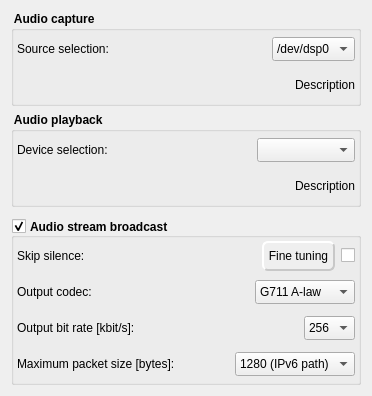
       <widget class="QWidget" name="mAudio">
        <layout class="QVBoxLayout" name="verticalLayout_2">
         <item>
          <widget class="QGroupBox" name="mGrpDevices_2">
           <property name="font">
            <font>
             <weight>75</weight>
             <bold>true</bold>
            </font>
           </property>
           <property name="title">
            <string> Audio capture </string>
           </property>
           <property name="flat">
            <bool>false</bool>
           </property>
           <layout class="QVBoxLayout" name="verticalLayout_7">
            <property name="leftMargin">
             <number>3</number>
            </property>
            <property name="topMargin">
             <number>3</number>
            </property>
            <property name="rightMargin">
             <number>3</number>
            </property>
            <property name="bottomMargin">
             <number>3</number>
            </property>
            <item>
             <layout class="QHBoxLayout" name="horizontalLayout_9">
              <item>
               <widget class="QLabel" name="mLbAudioSource">
                <property name="minimumSize">
                 <size>
                  <width>160</width>
                  <height>30</height>
                 </size>
                </property>
                <property name="font">
                 <font>
                  <weight>50</weight>
                  <bold>false</bold>
                 </font>
                </property>
                <property name="text">
                 <string>Source selection:</string>
                </property>
               </widget>
              </item>
              <item>
               <spacer name="horizontalSpacer_9">
                <property name="orientation">
                 <enum>Qt::Horizontal</enum>
                </property>
                <property name="sizeHint" stdset="0">
                 <size>
                  <width>2</width>
                  <height>20</height>
                 </size>
                </property>
               </spacer>
              </item>
              <item>
               <widget class="QComboBox" name="mCbAudioSource">
                <property name="minimumSize">
                 <size>
                  <width>0</width>
                  <height>24</height>
                 </size>
                </property>
                <property name="font">
                 <font>
                  <weight>50</weight>
                  <bold>false</bold>
                 </font>
                </property>
                <property name="currentIndex">
                 <number>0</number>
                </property>
                <item>
                 <property name="text">
                  <string>/dev/dsp0</string>
                 </property>
                </item>
               </widget>
              </item>
             </layout>
            </item>
            <item>
             <layout class="QHBoxLayout" name="horizontalLayout">
              <item>
               <spacer name="horizontalSpacer_22">
                <property name="orientation">
                 <enum>Qt::Horizontal</enum>
                </property>
                <property name="sizeType">
                 <enum>QSizePolicy::MinimumExpanding</enum>
                </property>
                <property name="sizeHint" stdset="0">
                 <size>
                  <width>5</width>
                  <height>25</height>
                 </size>
                </property>
               </spacer>
              </item>
              <item>
               <widget class="QLabel" name="label">
                <property name="minimumSize">
                 <size>
                  <width>22</width>
                  <height>22</height>
                 </size>
                </property>
                <property name="maximumSize">
                 <size>
                  <width>22</width>
                  <height>22</height>
                 </size>
                </property>
                <property name="text">
                 <string/>
                </property>
                <property name="pixmap">
                 <pixmap resource="../../resources/Icons.qrc">:/images/22_22/Hardwareinfo.png</pixmap>
                </property>
                <property name="scaledContents">
                 <bool>true</bool>
                </property>
               </widget>
              </item>
              <item>
               <widget class="QLabel" name="mLbAudioSourceInfo">
                <property name="minimumSize">
                 <size>
                  <width>0</width>
                  <height>30</height>
                 </size>
                </property>
                <property name="font">
                 <font>
                  <weight>50</weight>
                  <bold>false</bold>
                 </font>
                </property>
                <property name="text">
                 <string>Description</string>
                </property>
                <property name="textFormat">
                 <enum>Qt::PlainText</enum>
                </property>
                <property name="alignment">
                 <set>Qt::AlignRight|Qt::AlignTrailing|Qt::AlignVCenter</set>
                </property>
               </widget>
              </item>
             </layout>
            </item>
           </layout>
          </widget>
         </item>
         <item>
          <widget class="QGroupBox" name="groupBox_2">
           <property name="font">
            <font>
             <weight>75</weight>
             <bold>true</bold>
            </font>
           </property>
           <property name="title">
            <string> Audio playback </string>
           </property>
           <layout class="QVBoxLayout" name="verticalLayout_11">
            <property name="leftMargin">
             <number>3</number>
            </property>
            <property name="topMargin">
             <number>3</number>
            </property>
            <property name="rightMargin">
             <number>3</number>
            </property>
            <property name="bottomMargin">
             <number>3</number>
            </property>
            <item>
             <layout class="QHBoxLayout" name="horizontalLayout_6">
              <item>
               <widget class="QLabel" name="mLbAudioSink">
                <property name="minimumSize">
                 <size>
                  <width>160</width>
                  <height>30</height>
                 </size>
                </property>
                <property name="font">
                 <font>
                  <weight>50</weight>
                  <bold>false</bold>
                 </font>
                </property>
                <property name="text">
                 <string>Device selection:</string>
                </property>
               </widget>
              </item>
              <item>
               <spacer name="horizontalSpacer_5">
                <property name="orientation">
                 <enum>Qt::Horizontal</enum>
                </property>
                <property name="sizeHint" stdset="0">
                 <size>
                  <width>2</width>
                  <height>20</height>
                 </size>
                </property>
               </spacer>
              </item>
              <item>
               <widget class="QComboBox" name="mCbAudioSink">
                <property name="minimumSize">
                 <size>
                  <width>0</width>
                  <height>24</height>
                 </size>
                </property>
                <property name="font">
                 <font>
                  <weight>50</weight>
                  <bold>false</bold>
                 </font>
                </property>
                <property name="currentIndex">
                 <number>-1</number>
                </property>
                <item>
                 <property name="text">
                  <string>SDL: default</string>
                 </property>
                </item>
               </widget>
              </item>
             </layout>
            </item>
            <item>
             <layout class="QHBoxLayout" name="horizontalLayout_25">
              <item>
               <spacer name="horizontalSpacer_26">
                <property name="orientation">
                 <enum>Qt::Horizontal</enum>
                </property>
                <property name="sizeType">
                 <enum>QSizePolicy::MinimumExpanding</enum>
                </property>
                <property name="sizeHint" stdset="0">
                 <size>
                  <width>5</width>
                  <height>20</height>
                 </size>
                </property>
               </spacer>
              </item>
              <item>
               <widget class="QLabel" name="label_5">
                <property name="minimumSize">
                 <size>
                  <width>22</width>
                  <height>22</height>
                 </size>
                </property>
                <property name="maximumSize">
                 <size>
                  <width>22</width>
                  <height>22</height>
                 </size>
                </property>
                <property name="text">
                 <string/>
                </property>
                <property name="pixmap">
                 <pixmap resource="../../resources/Icons.qrc">:/images/22_22/Hardwareinfo.png</pixmap>
                </property>
                <property name="scaledContents">
                 <bool>true</bool>
                </property>
               </widget>
              </item>
              <item>
               <widget class="QLabel" name="mLbAudioSinkInfo">
                <property name="minimumSize">
                 <size>
                  <width>0</width>
                  <height>30</height>
                 </size>
                </property>
                <property name="font">
                 <font>
                  <weight>50</weight>
                  <bold>false</bold>
                 </font>
                </property>
                <property name="text">
                 <string>Description</string>
                </property>
                <property name="textFormat">
                 <enum>Qt::PlainText</enum>
                </property>
                <property name="alignment">
                 <set>Qt::AlignRight|Qt::AlignTrailing|Qt::AlignVCenter</set>
                </property>
               </widget>
              </item>
             </layout>
            </item>
           </layout>
          </widget>
         </item>
         <item>
          <spacer name="verticalSpacer">
           <property name="orientation">
            <enum>Qt::Vertical</enum>
           </property>
           <property name="sizeType">
            <enum>QSizePolicy::MinimumExpanding</enum>
           </property>
           <property name="sizeHint" stdset="0">
            <size>
             <width>20</width>
             <height>5</height>
            </size>
           </property>
          </spacer>
         </item>
         <item>
          <widget class="QGroupBox" name="mGrpAudio">
           <property name="font">
            <font>
             <weight>75</weight>
             <bold>true</bold>
            </font>
           </property>
           <property name="title">
            <string>Audio stream broadcast</string>
           </property>
           <property name="alignment">
            <set>Qt::AlignLeading|Qt::AlignLeft|Qt::AlignVCenter</set>
           </property>
           <property name="checkable">
            <bool>true</bool>
           </property>
           <property name="checked">
            <bool>true</bool>
           </property>
           <layout class="QVBoxLayout" name="verticalLayout_6">
            <property name="leftMargin">
             <number>3</number>
            </property>
            <property name="topMargin">
             <number>3</number>
            </property>
            <property name="rightMargin">
             <number>3</number>
            </property>
            <property name="bottomMargin">
             <number>3</number>
            </property>
            <item>
             <layout class="QHBoxLayout" name="horizontalLayout_23">
              <item>
               <widget class="QLabel" name="label_10">
                <property name="minimumSize">
                 <size>
                  <width>0</width>
                  <height>30</height>
                 </size>
                </property>
                <property name="maximumSize">
                 <size>
                  <width>16777215</width>
                  <height>30</height>
                 </size>
                </property>
                <property name="font">
                 <font>
                  <weight>50</weight>
                  <bold>false</bold>
                 </font>
                </property>
                <property name="text">
                 <string>Skip silence:</string>
                </property>
               </widget>
              </item>
              <item>
               <spacer name="horizontalSpacer_28">
                <property name="orientation">
                 <enum>Qt::Horizontal</enum>
                </property>
                <property name="sizeHint" stdset="0">
                 <size>
                  <width>40</width>
                  <height>20</height>
                 </size>
                </property>
               </spacer>
              </item>
              <item>
               <widget class="QToolButton" name="mTbSkipSilenceFineTuning">
                <property name="minimumSize">
                 <size>
                  <width>0</width>
                  <height>30</height>
                 </size>
                </property>
                <property name="maximumSize">
                 <size>
                  <width>16777215</width>
                  <height>30</height>
                 </size>
                </property>
                <property name="font">
                 <font>
                  <weight>50</weight>
                  <bold>false</bold>
                 </font>
                </property>
                <property name="styleSheet">
                 <string notr="true">QToolButton{
background-color: rgb(239, 239, 239);
border-style: outset;
border-width: 2px;
border-radius: 6px;
border-color:  rgb(200, 200, 200);
}
QToolButton:checked{
background-color: rgb(150, 150, 150);
} 
QToolButton:pressed{
background-color: rgb(200, 200, 200);
} 
</string>
                </property>
                <property name="text">
                 <string>Fine tuning</string>
                </property>
                <property name="icon">
                 <iconset resource="../../resources/Icons.qrc">
                  <normaloff>:/images/22_22/Configuration.png</normaloff>:/images/22_22/Configuration.png</iconset>
                </property>
                <property name="iconSize">
                 <size>
                  <width>22</width>
                  <height>22</height>
                 </size>
                </property>
                <property name="toolButtonStyle">
                 <enum>Qt::ToolButtonTextBesideIcon</enum>
                </property>
               </widget>
              </item>
              <item>
               <widget class="QCheckBox" name="mCbSkipSilence">
                <property name="text">
                 <string/>
                </property>
               </widget>
              </item>
             </layout>
            </item>
            <item>
             <layout class="QHBoxLayout" name="horizontalLayout_7">
              <item>
               <widget class="QLabel" name="mLbAudioCodec">
                <property name="minimumSize">
                 <size>
                  <width>210</width>
                  <height>30</height>
                 </size>
                </property>
                <property name="font">
                 <font>
                  <weight>50</weight>
                  <bold>false</bold>
                 </font>
                </property>
                <property name="text">
                 <string>Output codec:</string>
                </property>
               </widget>
              </item>
              <item>
               <spacer name="horizontalSpacer_6">
                <property name="orientation">
                 <enum>Qt::Horizontal</enum>
                </property>
                <property name="sizeHint" stdset="0">
                 <size>
                  <width>2</width>
                  <height>20</height>
                 </size>
                </property>
               </spacer>
              </item>
              <item>
               <widget class="QComboBox" name="mCbAudioCodec">
                <property name="minimumSize">
                 <size>
                  <width>0</width>
                  <height>24</height>
                 </size>
                </property>
                <property name="font">
                 <font>
                  <weight>50</weight>
                  <bold>false</bold>
                 </font>
                </property>
                <property name="layoutDirection">
                 <enum>Qt::LeftToRight</enum>
                </property>
                <property name="currentIndex">
                 <number>0</number>
                </property>
                <property name="maxVisibleItems">
                 <number>9</number>
                </property>
                <item>
                 <property name="text">
                  <string>G711 A-law</string>
                 </property>
                </item>
                <item>
                 <property name="text">
                  <string>G711 µ-law</string>
                 </property>
                </item>
                <item>
                 <property name="text">
                  <string>G722 adpcm</string>
                 </property>
                </item>
                <item>
                 <property name="text">
                  <string>PCM16</string>
                 </property>
                </item>
                <item>
                 <property name="text">
                  <string>MP3</string>
                 </property>
                </item>
               </widget>
              </item>
             </layout>
            </item>
            <item>
             <layout class="QHBoxLayout" name="horizontalLayout_27">
              <item>
               <widget class="QLabel" name="label_14">
                <property name="minimumSize">
                 <size>
                  <width>210</width>
                  <height>30</height>
                 </size>
                </property>
                <property name="font">
                 <font>
                  <weight>50</weight>
                  <bold>false</bold>
                 </font>
                </property>
                <property name="text">
                 <string>Output bit rate [kbit/s]: </string>
                </property>
               </widget>
              </item>
              <item>
               <spacer name="horizontalSpacer_50">
                <property name="orientation">
                 <enum>Qt::Horizontal</enum>
                </property>
                <property name="sizeHint" stdset="0">
                 <size>
                  <width>40</width>
                  <height>20</height>
                 </size>
                </property>
               </spacer>
              </item>
              <item>
               <widget class="QComboBox" name="mCbAudioBitRate">
                <property name="minimumSize">
                 <size>
                  <width>0</width>
                  <height>24</height>
                 </size>
                </property>
                <property name="font">
                 <font>
                  <weight>50</weight>
                  <bold>false</bold>
                 </font>
                </property>
                <property name="currentIndex">
                 <number>2</number>
                </property>
                <item>
                 <property name="text">
                  <string>512</string>
                 </property>
                </item>
                <item>
                 <property name="text">
                  <string>384</string>
                 </property>
                </item>
                <item>
                 <property name="text">
                  <string>256</string>
                 </property>
                </item>
                <item>
                 <property name="text">
                  <string>128</string>
                 </property>
                </item>
                <item>
                 <property name="text">
                  <string>96</string>
                 </property>
                </item>
                <item>
                 <property name="text">
                  <string>64</string>
                 </property>
                </item>
                <item>
                 <property name="text">
                  <string>48</string>
                 </property>
                </item>
                <item>
                 <property name="text">
                  <string>32</string>
                 </property>
                </item>
               </widget>
              </item>
             </layout>
            </item>
            <item>
             <layout class="QHBoxLayout" name="horizontalLayout_17">
              <item>
               <widget class="QLabel" name="mLbAudioMaxPacketSize">
                <property name="minimumSize">
                 <size>
                  <width>210</width>
                  <height>30</height>
                 </size>
                </property>
                <property name="font">
                 <font>
                  <weight>50</weight>
                  <bold>false</bold>
                 </font>
                </property>
                <property name="text">
                 <string>Maximum packet size [bytes]: </string>
                </property>
               </widget>
              </item>
              <item>
               <spacer name="horizontalSpacer_17">
                <property name="orientation">
                 <enum>Qt::Horizontal</enum>
                </property>
                <property name="sizeHint" stdset="0">
                 <size>
                  <width>2</width>
                  <height>20</height>
                 </size>
                </property>
               </spacer>
              </item>
              <item>
               <widget class="QComboBox" name="mCbAudioMaxPacketSize">
                <property name="minimumSize">
                 <size>
                  <width>0</width>
                  <height>24</height>
                 </size>
                </property>
                <property name="font">
                 <font>
                  <weight>50</weight>
                  <bold>false</bold>
                 </font>
                </property>
                <property name="currentIndex">
                 <number>2</number>
                </property>
                <item>
                 <property name="text">
                  <string>256 (Small)</string>
                 </property>
                </item>
                <item>
                 <property name="text">
                  <string>576 (IPv4 path)</string>
                 </property>
                </item>
                <item>
                 <property name="text">
                  <string>1280 (IPv6 path)</string>
                 </property>
                </item>
                <item>
                 <property name="text">
                  <string>1492 (DSL)</string>
                 </property>
                </item>
                <item>
                 <property name="text">
                  <string>1500 (Eth)</string>
                 </property>
                </item>
                <item>
                 <property name="text">
                  <string>4464 (T-Ring)</string>
                 </property>
                </item>
                <item>
                 <property name="text">
                  <string>4500 (FDDI)</string>
                 </property>
                </item>
                <item>
                 <property name="text">
                  <string>6000 (Jumbo)</string>
                 </property>
                </item>
               </widget>
              </item>
             </layout>
            </item>
           </layout>
          </widget>
         </item>
        </layout>
       </widget>
